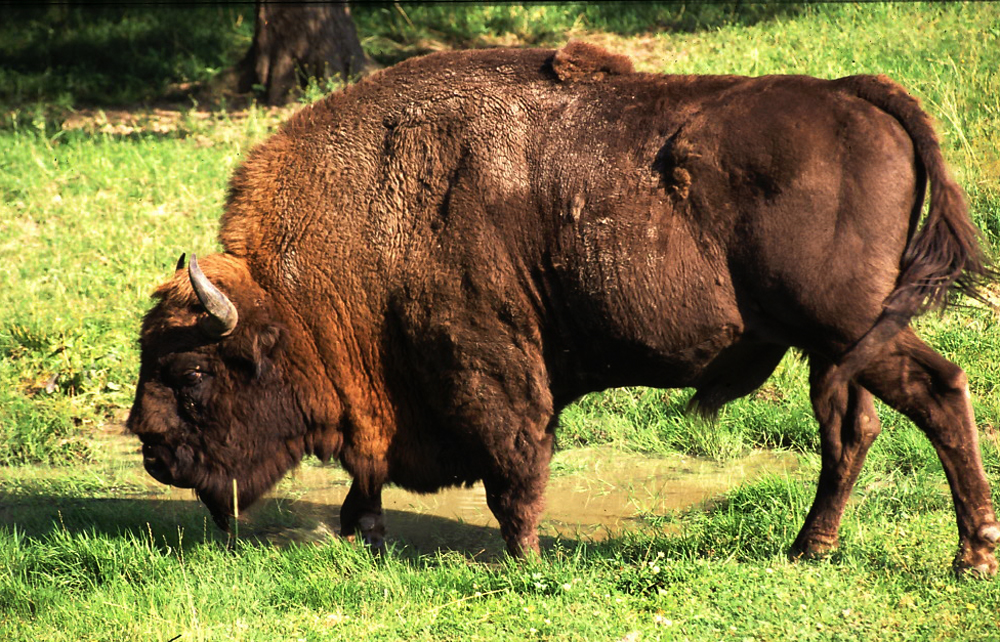
%> input picture Lab03/zubr.jpg, 1000 x 642 px
$ octave lab3_8.m   (GNU Octave 9; MATLAB toolbox functions it lacks are replaced by stand-ins)
%> lines starting %> are read from the running program, lines starting %| are printed output that depends on the picture; in (x1, y1, x2, y2) boxes, pixels count from 0 and x2, y2 are one past the last pixel; in counts of white or black regions, pixels touching at a corner belong together; the program's own positions count from 1
clear;clc;

im = rgb2gray(double(imread('zubr.jpg'))/255);
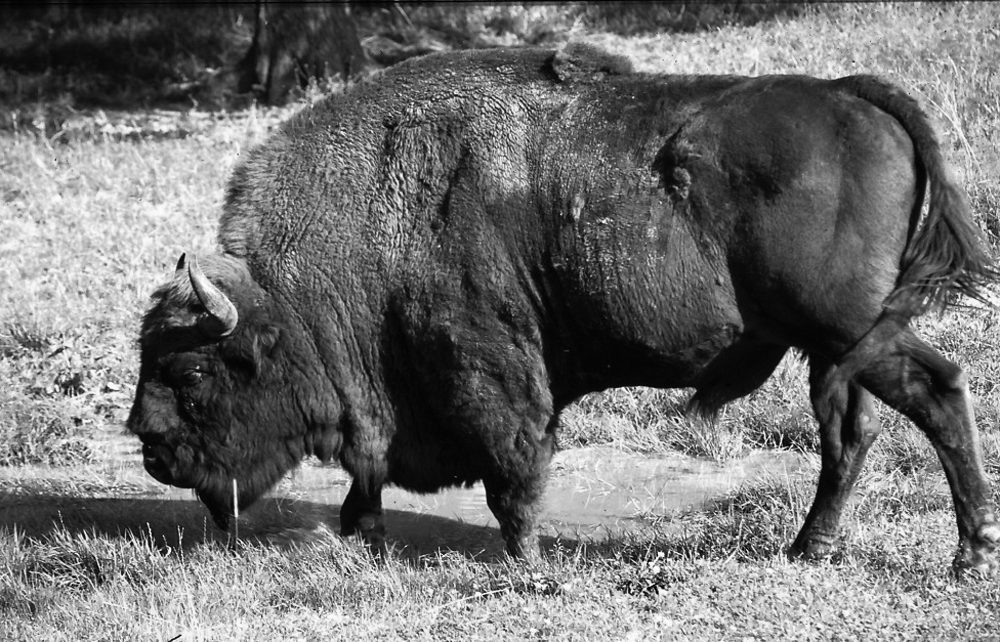
%> im: size 642x1000 double; min 0, max 1, mean 0.438

avgIm = .55;
bim = imbinarize(im, avgIm);
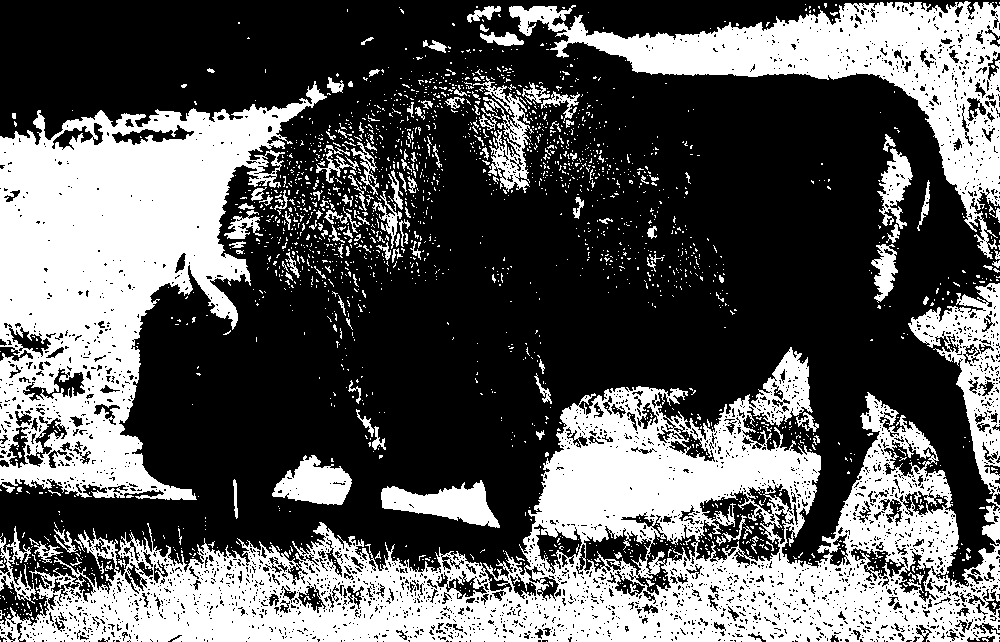
%> bim: size 642x1000 logical; 36.5% white; 2127 white regions (1977 under 20 px), largest, box (x1, y1, x2, y2) and area: (0, 283, 1000, 642) 111996, (0, 81, 327, 500) 64343, (509, 1, 1000, 259) 30304
bim = ~bim;

fim = imerode(bim, ones(3));
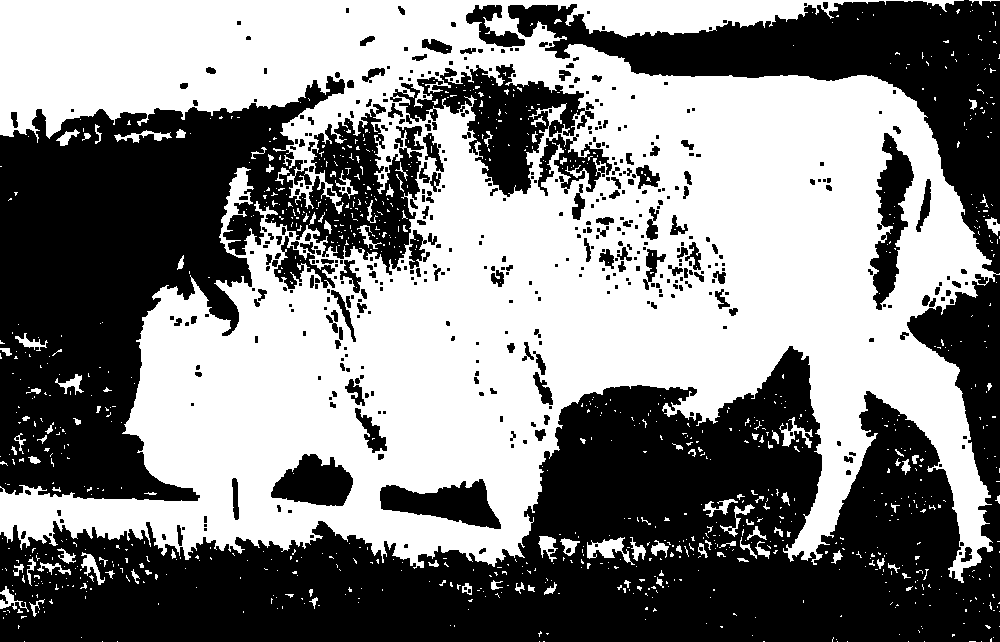
%> fim: size 642x1000 logical; 50.8% white; 478 black regions (300 under 20 px), largest, box (x1, y1, x2, y2) and area: (0, 0, 1000, 642) 189291, (0, 76, 424, 501) 87239, (390, 64, 594, 197) 9933
fim2 = imdilate(bim, ones(3));
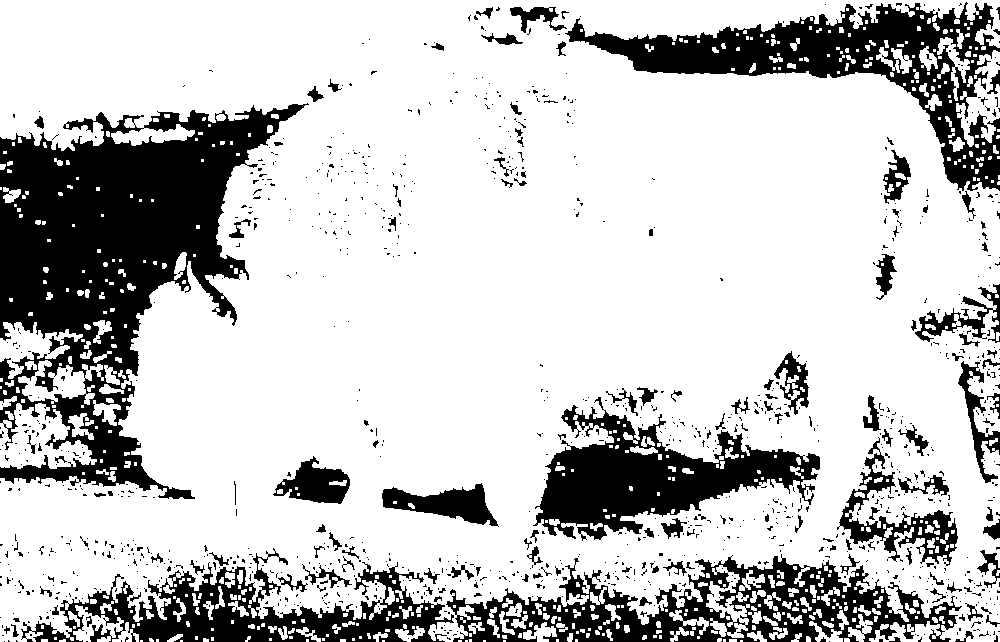
%> fim2: size 642x1000 logical; 77.1% white; 1092 black regions (959 under 20 px), largest, box (x1, y1, x2, y2) and area: (0, 103, 309, 499) 52491, (565, 2, 1000, 191) 21397, (446, 554, 962, 642) 17697
%fim3 = imerode(fim2, ones(3));

% operacje morfologiczne:

% min -> cos sie bedzie zmieniac tylko na krawedziach -> gdyz bialy pixel
% musi miec otoczenie czarnych  ( 1 otoczona 0 ) -> conajmiej jedno 0
% pomniejszy krawedzie - erozja

% max -> cos sie bedzie zmieniac tylko na krawedziach -> gdyz czarny pixel
% musi miec otoczenie bialych  ( 0 otoczona 1 ) -> conajmiej jedna 1
% powiekszy krawedzie - dylatacja

% wielkosc efektu - ones(do wiekszej liczby)

% erozja + dylatacja -> male biele punkty znikaja, czarne sa podobne ->
% otwarcie
%fim3 = imopen(bim, ones(3));

% dylatacja + erozja -> male cimne punkty znikaja, biale sa podobne ->
% zamkniecie
fim3 = imclose(bim, ones(3));
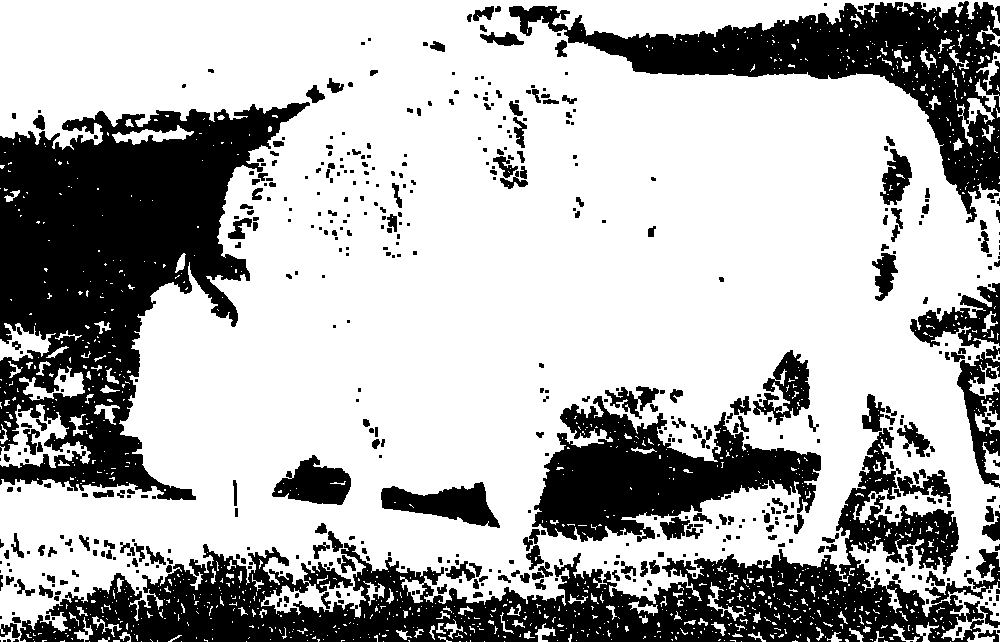
%> fim3: size 642x1000 logical; 68.7% white; 544 black regions (296 under 20 px), largest, box (x1, y1, x2, y2) and area: (0, 102, 310, 500) 60499, (20, 428, 1000, 642) 57109, (509, 1, 1000, 223) 28533

% WYWOLANIE EROZJI/DYLATACJI KILKA RAZY DA TAKICH SAM EFEKT JAK WIEKSZY
% SEGMNET (ARGUMENT ones) -> ALE JUZ NIE PRZY IMOPEN/IMCLOSE

imshow(bim);
figure;
imshow(fim);
figure;
imshow(fim2);
figure;
imshow(fim3);
